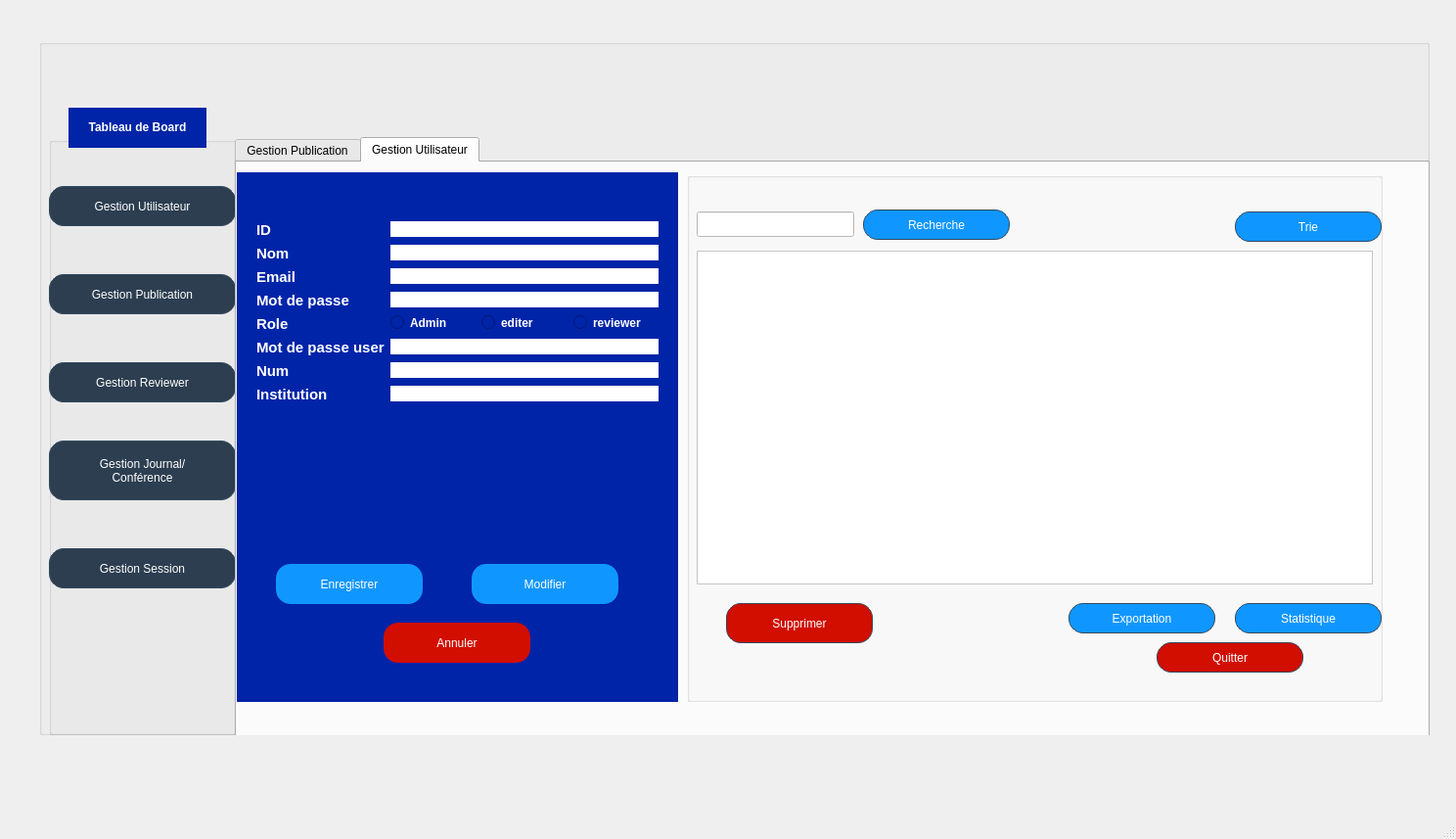
<?xml version="1.0" encoding="UTF-8"?>
<ui version="4.0">
 <class>SmartResearch</class>
 <widget class="QMainWindow" name="SmartResearch">
  <property name="geometry">
   <rect>
    <x>0</x>
    <y>0</y>
    <width>1488</width>
    <height>857</height>
   </rect>
  </property>
  <property name="contextMenuPolicy">
   <enum>Qt::ContextMenuPolicy::ActionsContextMenu</enum>
  </property>
  <property name="windowTitle">
   <string>SmartResearch</string>
  </property>
  <property name="styleSheet">
   <string notr="true">QPushButton {
    /* La couleur de fond (bleu pro) */
    background-color: #2c3e50; 
    
    /* La couleur du texte */
    color: white;
    
    /* L'ARRONDI : plus le chiffre est grand, plus c'est rond */
    border-radius: 15px;
    
    /* Une bordure fine pour définir la forme */
    border: 1px solid #34495e;
    
    /* Espacement interne pour que le texte ne touche pas les bords */
    padding: 5px 15px;
}

/* Effet au survol de la souris */
QPushButton:hover {
    background-color: #34495e;
}
</string>
  </property>
  <widget class="QWidget" name="centralwidget">
   <property name="styleSheet">
    <string notr="true">QPushButton {
    /* La couleur de fond (bleu pro) */
    background-color: #2c3e50; 
    
    /* La couleur du texte */
    color: white;
    
    /* L'ARRONDI : plus le chiffre est grand, plus c'est rond */
    border-radius: 15px;
    
    /* Une bordure fine pour définir la forme */
    border: 1px solid #34495e;
    
    /* Espacement interne pour que le texte ne touche pas les bords */
    padding: 5px 15px;
}

/* Effet au survol de la souris */
QPushButton:hover {
    background-color: #34495e;
}</string>
   </property>
   <widget class="QGroupBox" name="groupBox_4">
    <property name="geometry">
     <rect>
      <x>40</x>
      <y>40</y>
      <width>1421</width>
      <height>711</height>
     </rect>
    </property>
    <property name="styleSheet">
     <string notr="true">QPushButton {
    /* La couleur de fond (bleu pro) */
    background-color: #2c3e50; 
    
    /* La couleur du texte */
    color: white;
    
    /* L'ARRONDI : plus le chiffre est grand, plus c'est rond */
    border-radius: 15px;
    
    /* Une bordure fine pour définir la forme */
    border: 1px solid #34495e;
    
    /* Espacement interne pour que le texte ne touche pas les bords */
    padding: 5px 15px;
}

/* Effet au survol de la souris */
QPushButton:hover {
    background-color: #34495e;
}</string>
    </property>
    <property name="title">
     <string/>
    </property>
    <widget class="QGroupBox" name="groupBox">
     <property name="geometry">
      <rect>
       <x>10</x>
       <y>100</y>
       <width>191</width>
       <height>611</height>
      </rect>
     </property>
     <property name="styleSheet">
      <string notr="true">background-color: #D8E2E9;
QPushButton {
    /* La couleur de fond (bleu pro) */
    background-color: #2c3e50; 
    
    /* La couleur du texte */
    color: white;
    
    /* L'ARRONDI : plus le chiffre est grand, plus c'est rond */
    border-radius: 15px;
    
    /* Une bordure fine pour définir la forme */
    border: 1px solid #34495e;
    
    /* Espacement interne pour que le texte ne touche pas les bords */
    padding: 5px 15px;
}

/* Effet au survol de la souris */
QPushButton:hover {
    background-color: #34495e;
}</string>
     </property>
     <property name="title">
      <string/>
     </property>
     <widget class="QPushButton" name="GestionUtilisateurs">
      <property name="geometry">
       <rect>
        <x>0</x>
        <y>50</y>
        <width>191</width>
        <height>41</height>
       </rect>
      </property>
      <property name="styleSheet">
       <string notr="true">background-color: rgb(0, 36, 168);
QPushButton {
    text-align: left;
    padding-left: 20px;
    border-radius: 0px;
}
</string>
      </property>
      <property name="text">
       <string>Gestion Utilisateur</string>
      </property>
     </widget>
     <widget class="QPushButton" name="GestionPublications">
      <property name="geometry">
       <rect>
        <x>0</x>
        <y>140</y>
        <width>191</width>
        <height>41</height>
       </rect>
      </property>
      <property name="styleSheet">
       <string notr="true">background-color: rgb(0, 36, 168);
QPushButton {
    text-align: left;
    padding-left: 20px;
    border-radius: 0px;
}
</string>
      </property>
      <property name="text">
       <string>Gestion Publication</string>
      </property>
     </widget>
     <widget class="QPushButton" name="GestionReviewer">
      <property name="geometry">
       <rect>
        <x>0</x>
        <y>230</y>
        <width>191</width>
        <height>41</height>
       </rect>
      </property>
      <property name="styleSheet">
       <string notr="true">background-color: rgb(0, 36, 168);
QPushButton {
    text-align: left;
    padding-left: 20px;
    border-radius: 0px;
}
</string>
      </property>
      <property name="text">
       <string>Gestion Reviewer</string>
      </property>
     </widget>
     <widget class="QPushButton" name="GestionJournalconference">
      <property name="geometry">
       <rect>
        <x>0</x>
        <y>310</y>
        <width>191</width>
        <height>61</height>
       </rect>
      </property>
      <property name="styleSheet">
       <string notr="true">background-color: rgb(0, 36, 168);
QPushButton {
    text-align: left;
    padding-left: 20px;
    border-radius: 0px;
}
</string>
      </property>
      <property name="text">
       <string>Gestion Journal/
Conférence</string>
      </property>
     </widget>
     <widget class="QPushButton" name="GestionSession">
      <property name="geometry">
       <rect>
        <x>0</x>
        <y>420</y>
        <width>191</width>
        <height>41</height>
       </rect>
      </property>
      <property name="styleSheet">
       <string notr="true">background-color: rgb(0, 36, 168);
QPushButton {
    text-align: left;
    padding-left: 20px;
    border-radius: 0px;
}
</string>
      </property>
      <property name="text">
       <string>Gestion Session</string>
      </property>
     </widget>
    </widget>
    <widget class="QLabel" name="label_10">
     <property name="geometry">
      <rect>
       <x>1170</x>
       <y>10</y>
       <width>201</width>
       <height>101</height>
      </rect>
     </property>
     <property name="text">
      <string/>
     </property>
     <property name="pixmap">
      <pixmap resource="ressources.qrc">:/logo.png</pixmap>
     </property>
     <property name="scaledContents">
      <bool>true</bool>
     </property>
    </widget>
    <widget class="QTabWidget" name="tabWidget">
     <property name="geometry">
      <rect>
       <x>200</x>
       <y>100</y>
       <width>1221</width>
       <height>621</height>
      </rect>
     </property>
     <property name="styleSheet">
      <string notr="true">background-color: #D8E2E9;
QPushButton {
    /* La couleur de fond (bleu pro) */
    background-color: #2c3e50; 
    
    /* La couleur du texte */
    color: white;
    
    /* L'ARRONDI : plus le chiffre est grand, plus c'est rond */
    border-radius: 15px;
    
    /* Une bordure fine pour définir la forme */
    border: 1px solid #34495e;
    
    /* Espacement interne pour que le texte ne touche pas les bords */
    padding: 5px 15px;
}

/* Effet au survol de la souris */
QPushButton:hover {
    background-color: #34495e;
}</string>
     </property>
     <property name="currentIndex">
      <number>1</number>
     </property>
     <widget class="QWidget" name="tab">
      <attribute name="title">
       <string>Gestion Publication</string>
      </attribute>
      <widget class="QGroupBox" name="groupBox_2">
       <property name="geometry">
        <rect>
         <x>0</x>
         <y>10</y>
         <width>451</width>
         <height>541</height>
        </rect>
       </property>
       <property name="styleSheet">
        <string notr="true">background-color: rgb(0, 36, 168);
border: #A8D3F0;</string>
       </property>
       <property name="title">
        <string/>
       </property>
       <widget class="QWidget" name="formLayoutWidget">
        <property name="geometry">
         <rect>
          <x>20</x>
          <y>40</y>
          <width>411</width>
          <height>331</height>
         </rect>
        </property>
        <layout class="QFormLayout" name="formLayout">
         <item row="0" column="0">
          <widget class="QLabel" name="label">
           <property name="text">
            <string>&lt;html&gt;&lt;head/&gt;&lt;body&gt;&lt;p&gt;&lt;span style=&quot; font-size:11pt; font-weight:700; color:#ffffff;&quot;&gt;ID&lt;/span&gt;&lt;/p&gt;&lt;/body&gt;&lt;/html&gt;</string>
           </property>
          </widget>
         </item>
         <item row="0" column="1">
          <widget class="QLineEdit" name="idPub">
           <property name="contextMenuPolicy">
            <enum>Qt::ContextMenuPolicy::ActionsContextMenu</enum>
           </property>
           <property name="styleSheet">
            <string notr="true">background-color: rgb(255, 255, 255);
</string>
           </property>
          </widget>
         </item>
         <item row="1" column="0">
          <widget class="QLabel" name="label_9">
           <property name="text">
            <string>&lt;html&gt;&lt;head/&gt;&lt;body&gt;&lt;p&gt;&lt;span style=&quot; font-size:11pt; font-weight:700; color:#ffffff;&quot;&gt;ID_Utilisateur&lt;/span&gt;&lt;/p&gt;&lt;/body&gt;&lt;/html&gt;</string>
           </property>
          </widget>
         </item>
         <item row="1" column="1">
          <widget class="QLineEdit" name="Id_utilisateur">
           <property name="styleSheet">
            <string notr="true">background-color: rgb(255, 255, 255);</string>
           </property>
          </widget>
         </item>
         <item row="2" column="0">
          <widget class="QLabel" name="label_2">
           <property name="text">
            <string>&lt;html&gt;&lt;head/&gt;&lt;body&gt;&lt;p&gt;&lt;span style=&quot; font-size:11pt; font-weight:700; color:#ffffff;&quot;&gt;Titre&lt;/span&gt;&lt;/p&gt;&lt;/body&gt;&lt;/html&gt;</string>
           </property>
          </widget>
         </item>
         <item row="2" column="1">
          <widget class="QLineEdit" name="titrePub">
           <property name="styleSheet">
            <string notr="true">background-color: rgb(255, 255, 255);</string>
           </property>
          </widget>
         </item>
         <item row="3" column="0">
          <widget class="QLabel" name="label_3">
           <property name="text">
            <string>&lt;html&gt;&lt;head/&gt;&lt;body&gt;&lt;p&gt;&lt;span style=&quot; font-size:11pt; font-weight:700; color:#ffffff;&quot;&gt;Auteurs&lt;/span&gt;&lt;/p&gt;&lt;/body&gt;&lt;/html&gt;</string>
           </property>
          </widget>
         </item>
         <item row="3" column="1">
          <widget class="QLineEdit" name="auteurPub">
           <property name="styleSheet">
            <string notr="true">background-color: rgb(255, 255, 255);</string>
           </property>
          </widget>
         </item>
         <item row="4" column="0">
          <widget class="QLabel" name="label_4">
           <property name="text">
            <string>&lt;html&gt;&lt;head/&gt;&lt;body&gt;&lt;p&gt;&lt;span style=&quot; font-size:11pt; font-weight:700; color:#ffffff;&quot;&gt;Abstract&lt;/span&gt;&lt;/p&gt;&lt;/body&gt;&lt;/html&gt;</string>
           </property>
          </widget>
         </item>
         <item row="4" column="1">
          <widget class="QLineEdit" name="abstractPub">
           <property name="styleSheet">
            <string notr="true">background-color: rgb(255, 255, 255);
</string>
           </property>
          </widget>
         </item>
         <item row="5" column="0">
          <widget class="QLabel" name="label_5">
           <property name="text">
            <string>&lt;html&gt;&lt;head/&gt;&lt;body&gt;&lt;p&gt;&lt;span style=&quot; font-size:11pt; font-weight:700; color:#ffffff;&quot;&gt;Type&lt;/span&gt;&lt;/p&gt;&lt;/body&gt;&lt;/html&gt;</string>
           </property>
          </widget>
         </item>
         <item row="5" column="1">
          <layout class="QFormLayout" name="formLayout_2">
           <item row="0" column="0">
            <widget class="QRadioButton" name="radioButton_Admin_3">
             <property name="styleSheet">
              <string notr="true">color: white; font-weight: bold;</string>
             </property>
             <property name="text">
              <string>Conférence</string>
             </property>
            </widget>
           </item>
           <item row="0" column="1">
            <widget class="QRadioButton" name="radioButton_Admin_4">
             <property name="styleSheet">
              <string notr="true">color: white; font-weight: bold;</string>
             </property>
             <property name="text">
              <string>Journal</string>
             </property>
            </widget>
           </item>
          </layout>
         </item>
         <item row="6" column="0">
          <widget class="QLabel" name="label_6">
           <property name="text">
            <string>&lt;html&gt;&lt;head/&gt;&lt;body&gt;&lt;p&gt;&lt;span style=&quot; font-size:11pt; font-weight:700; color:#ffffff;&quot;&gt;Mots clés&lt;/span&gt;&lt;/p&gt;&lt;/body&gt;&lt;/html&gt;</string>
           </property>
          </widget>
         </item>
         <item row="6" column="1">
          <widget class="QLineEdit" name="mot_clePub">
           <property name="styleSheet">
            <string notr="true">background-color: rgb(255, 255, 255);</string>
           </property>
          </widget>
         </item>
         <item row="7" column="0">
          <widget class="QLabel" name="label_7">
           <property name="text">
            <string>&lt;html&gt;&lt;head/&gt;&lt;body&gt;&lt;p&gt;&lt;span style=&quot; font-size:11pt; font-weight:700; color:#ffffff;&quot;&gt;Statut&lt;/span&gt;&lt;/p&gt;&lt;/body&gt;&lt;/html&gt;</string>
           </property>
          </widget>
         </item>
         <item row="7" column="1">
          <widget class="QLineEdit" name="statutPub">
           <property name="styleSheet">
            <string notr="true">background-color: rgb(255, 255, 255);</string>
           </property>
          </widget>
         </item>
         <item row="8" column="1">
          <widget class="QDateEdit" name="datePub">
           <property name="styleSheet">
            <string notr="true">background-color: rgb(255, 255, 255);</string>
           </property>
          </widget>
         </item>
         <item row="8" column="0">
          <widget class="QLabel" name="label_8">
           <property name="text">
            <string>&lt;html&gt;&lt;head/&gt;&lt;body&gt;&lt;p&gt;&lt;span style=&quot; font-size:11pt; font-weight:700; color:#ffffff;&quot;&gt;Date de soumission&lt;/span&gt;&lt;/p&gt;&lt;/body&gt;&lt;/html&gt;</string>
           </property>
          </widget>
         </item>
        </layout>
       </widget>
       <widget class="QPushButton" name="enregistrer">
        <property name="geometry">
         <rect>
          <x>40</x>
          <y>400</y>
          <width>150</width>
          <height>41</height>
         </rect>
        </property>
        <property name="minimumSize">
         <size>
          <width>0</width>
          <height>0</height>
         </size>
        </property>
        <property name="styleSheet">
         <string notr="true">background-color: rgb(16, 151, 255);
</string>
        </property>
        <property name="text">
         <string>Enregistrer</string>
        </property>
       </widget>
       <widget class="QPushButton" name="modif">
        <property name="geometry">
         <rect>
          <x>240</x>
          <y>400</y>
          <width>150</width>
          <height>41</height>
         </rect>
        </property>
        <property name="styleSheet">
         <string notr="true">background-color: rgb(16, 151, 255);
</string>
        </property>
        <property name="text">
         <string>Modifier</string>
        </property>
       </widget>
       <widget class="QPushButton" name="annuler">
        <property name="geometry">
         <rect>
          <x>150</x>
          <y>460</y>
          <width>150</width>
          <height>41</height>
         </rect>
        </property>
        <property name="styleSheet">
         <string notr="true">background-color: rgb(209, 14, 0);
</string>
        </property>
        <property name="text">
         <string>Annuler</string>
        </property>
       </widget>
      </widget>
      <widget class="QGroupBox" name="groupBox_3">
       <property name="geometry">
        <rect>
         <x>460</x>
         <y>10</y>
         <width>711</width>
         <height>541</height>
        </rect>
       </property>
       <property name="styleSheet">
        <string notr="true">background-color: rgb(0, 36, 168);
border: #A8D3F0;
/* Style pour tous les GroupBox */
QGroupBox {
    border: 2px solid #2c3e50; /* Couleur de la bordure */
    border-radius: 15px;      /* Même arrondi que les boutons */
    margin-top: 20px;         /* Espace pour le titre en haut */
    font-weight: bold;
    color: #2c3e50;
}

/* Style spécifique pour le titre du GroupBox */
QGroupBox::title {
    subcontrol-origin: margin;
    subcontrol-position: top center; /* Place le titre en haut au centre */
    padding: 0 10px;
}</string>
       </property>
       <property name="title">
        <string/>
       </property>
       <widget class="QLineEdit" name="rechPub">
        <property name="geometry">
         <rect>
          <x>10</x>
          <y>40</y>
          <width>161</width>
          <height>26</height>
         </rect>
        </property>
        <property name="styleSheet">
         <string notr="true">background-color: rgb(255, 255, 255);</string>
        </property>
       </widget>
       <widget class="QPushButton" name="recherchePub">
        <property name="geometry">
         <rect>
          <x>180</x>
          <y>38</y>
          <width>150</width>
          <height>31</height>
         </rect>
        </property>
        <property name="styleSheet">
         <string notr="true">background-color: rgb(16, 151, 255);
</string>
        </property>
        <property name="text">
         <string>Recherche</string>
        </property>
       </widget>
       <widget class="QPushButton" name="statPub">
        <property name="geometry">
         <rect>
          <x>560</x>
          <y>440</y>
          <width>150</width>
          <height>31</height>
         </rect>
        </property>
        <property name="styleSheet">
         <string notr="true">background-color: rgb(16, 151, 255);
</string>
        </property>
        <property name="text">
         <string>Statistique </string>
        </property>
       </widget>
       <widget class="QPushButton" name="SuppPub">
        <property name="geometry">
         <rect>
          <x>40</x>
          <y>440</y>
          <width>150</width>
          <height>41</height>
         </rect>
        </property>
        <property name="styleSheet">
         <string notr="true">background-color: rgb(209, 14, 0);</string>
        </property>
        <property name="text">
         <string>Supprimer</string>
        </property>
       </widget>
       <widget class="QPushButton" name="quitterPub">
        <property name="geometry">
         <rect>
          <x>480</x>
          <y>480</y>
          <width>150</width>
          <height>31</height>
         </rect>
        </property>
        <property name="styleSheet">
         <string notr="true">background-color: rgb(209, 14, 0);
</string>
        </property>
        <property name="text">
         <string>Quitter</string>
        </property>
       </widget>
       <widget class="QTableView" name="tableViewPub">
        <property name="geometry">
         <rect>
          <x>10</x>
          <y>80</y>
          <width>691</width>
          <height>341</height>
         </rect>
        </property>
        <property name="styleSheet">
         <string notr="true">background-color: rgb(255, 255, 255);
</string>
        </property>
       </widget>
       <widget class="QPushButton" name="expoPub">
        <property name="geometry">
         <rect>
          <x>390</x>
          <y>440</y>
          <width>150</width>
          <height>31</height>
         </rect>
        </property>
        <property name="styleSheet">
         <string notr="true">background-color: rgb(16, 151, 255);
</string>
        </property>
        <property name="text">
         <string>Exportation</string>
        </property>
       </widget>
       <widget class="QPushButton" name="triePub">
        <property name="geometry">
         <rect>
          <x>560</x>
          <y>40</y>
          <width>150</width>
          <height>31</height>
         </rect>
        </property>
        <property name="styleSheet">
         <string notr="true">background-color: rgb(16, 151, 255);
</string>
        </property>
        <property name="text">
         <string>Trie</string>
        </property>
       </widget>
      </widget>
     </widget>
     <widget class="QWidget" name="tab_utilisateur">
      <attribute name="title">
       <string>Gestion Utilisateur</string>
      </attribute>
      <widget class="QGroupBox" name="groupBox_Utilisateur_Form">
       <property name="geometry">
        <rect>
         <x>0</x>
         <y>10</y>
         <width>451</width>
         <height>541</height>
        </rect>
       </property>
       <property name="styleSheet">
        <string notr="true">background-color: rgb(0, 36, 168); border: #A8D3F0;</string>
       </property>
       <property name="title">
        <string/>
       </property>
       <widget class="QWidget" name="formLayoutWidget_Utilisateur">
        <property name="geometry">
         <rect>
          <x>20</x>
          <y>50</y>
          <width>411</width>
          <height>301</height>
         </rect>
        </property>
        <layout class="QFormLayout" name="formLayout_Utilisateur">
         <item row="0" column="0">
          <widget class="QLabel" name="label_ID_Utilisateur">
           <property name="text">
            <string>&lt;html&gt;&lt;head/&gt;&lt;body&gt;&lt;p&gt;&lt;span style=&quot; font-size:11pt; font-weight:700; color:#ffffff;&quot;&gt;ID&lt;/span&gt;&lt;/p&gt;&lt;/body&gt;&lt;/html&gt;</string>
           </property>
          </widget>
         </item>
         <item row="0" column="1">
          <widget class="QLineEdit" name="lineEdit_ID_Utilisateur">
           <property name="styleSheet">
            <string notr="true">background-color: rgb(255, 255, 255);</string>
           </property>
          </widget>
         </item>
         <item row="1" column="0">
          <widget class="QLabel" name="label_Nom_Utilisateur">
           <property name="text">
            <string>&lt;html&gt;&lt;head/&gt;&lt;body&gt;&lt;p&gt;&lt;span style=&quot; font-size:11pt; font-weight:700; color:#ffffff;&quot;&gt;Nom&lt;/span&gt;&lt;/p&gt;&lt;/body&gt;&lt;/html&gt;</string>
           </property>
          </widget>
         </item>
         <item row="1" column="1">
          <widget class="QLineEdit" name="lineEdit_Nom_Utilisateur">
           <property name="styleSheet">
            <string notr="true">background-color: rgb(255, 255, 255);</string>
           </property>
          </widget>
         </item>
         <item row="2" column="0">
          <widget class="QLabel" name="label_Email_Utilisateur">
           <property name="text">
            <string>&lt;html&gt;&lt;head/&gt;&lt;body&gt;&lt;p&gt;&lt;span style=&quot; font-size:11pt; font-weight:700; color:#ffffff;&quot;&gt;Email&lt;/span&gt;&lt;/p&gt;&lt;/body&gt;&lt;/html&gt;</string>
           </property>
          </widget>
         </item>
         <item row="2" column="1">
          <widget class="QLineEdit" name="lineEdit_Email_Utilisateur">
           <property name="styleSheet">
            <string notr="true">background-color: rgb(255, 255, 255);</string>
           </property>
          </widget>
         </item>
         <item row="3" column="0">
          <widget class="QLabel" name="label_Mdp_Utilisateur">
           <property name="text">
            <string>&lt;html&gt;&lt;head/&gt;&lt;body&gt;&lt;p&gt;&lt;span style=&quot; font-size:11pt; font-weight:700; color:#ffffff;&quot;&gt;Mot de passe&lt;/span&gt;&lt;/p&gt;&lt;/body&gt;&lt;/html&gt;</string>
           </property>
          </widget>
         </item>
         <item row="3" column="1">
          <widget class="QLineEdit" name="lineEdit_Mdp_Utilisateur">
           <property name="styleSheet">
            <string notr="true">background-color: rgb(255, 255, 255);</string>
           </property>
           <property name="echoMode">
            <enum>QLineEdit::EchoMode::Password</enum>
           </property>
          </widget>
         </item>
         <item row="4" column="0">
          <widget class="QLabel" name="label_Role_Utilisateur">
           <property name="text">
            <string>&lt;html&gt;&lt;head/&gt;&lt;body&gt;&lt;p&gt;&lt;span style=&quot; font-size:11pt; font-weight:700; color:#ffffff;&quot;&gt;Role&lt;/span&gt;&lt;/p&gt;&lt;/body&gt;&lt;/html&gt;</string>
           </property>
          </widget>
         </item>
         <item row="4" column="1">
          <layout class="QHBoxLayout" name="horizontalLayout_Role">
           <item>
            <widget class="QRadioButton" name="radioButton_Admin_2">
             <property name="styleSheet">
              <string notr="true">color: white; font-weight: bold;</string>
             </property>
             <property name="text">
              <string>Admin</string>
             </property>
            </widget>
           </item>
           <item>
            <widget class="QRadioButton" name="radioButton_Admin">
             <property name="styleSheet">
              <string notr="true">color: white; font-weight: bold;</string>
             </property>
             <property name="text">
              <string>editer</string>
             </property>
            </widget>
           </item>
           <item>
            <widget class="QRadioButton" name="radioButton_Chercheur">
             <property name="styleSheet">
              <string notr="true">color: white; font-weight: bold;</string>
             </property>
             <property name="text">
              <string>reviewer</string>
             </property>
            </widget>
           </item>
          </layout>
         </item>
         <item row="5" column="0">
          <widget class="QLabel" name="label_Mot_de_passe">
           <property name="text">
            <string>&lt;html&gt;&lt;head/&gt;&lt;body&gt;&lt;p&gt;&lt;span style=&quot; font-size:11pt; font-weight:700; color:#ffffff;&quot;&gt;Mot de passe user&lt;/span&gt;&lt;/p&gt;&lt;/body&gt;&lt;/html&gt;</string>
           </property>
          </widget>
         </item>
         <item row="5" column="1">
          <widget class="QLineEdit" name="lineEdit_Institution_Utilisateur">
           <property name="styleSheet">
            <string notr="true">background-color: rgb(255, 255, 255);</string>
           </property>
          </widget>
         </item>
         <item row="6" column="0">
          <widget class="QLabel" name="label_num">
           <property name="text">
            <string>&lt;html&gt;&lt;head/&gt;&lt;body&gt;&lt;p&gt;&lt;span style=&quot; font-size:11pt; font-weight:700; color:#ffffff;&quot;&gt;Num&lt;/span&gt;&lt;/p&gt;&lt;/body&gt;&lt;/html&gt;</string>
           </property>
          </widget>
         </item>
         <item row="6" column="1">
          <widget class="QLineEdit" name="lineEdit_Institution_Utilisateur_2">
           <property name="styleSheet">
            <string notr="true">background-color: rgb(255, 255, 255);</string>
           </property>
          </widget>
         </item>
         <item row="7" column="0">
          <widget class="QLabel" name="label_Institution">
           <property name="text">
            <string>&lt;html&gt;&lt;head/&gt;&lt;body&gt;&lt;p&gt;&lt;span style=&quot; font-size:11pt; font-weight:700; color:#ffffff;&quot;&gt;Institution&lt;/span&gt;&lt;/p&gt;&lt;/body&gt;&lt;/html&gt;</string>
           </property>
          </widget>
         </item>
         <item row="7" column="1">
          <widget class="QLineEdit" name="lineEdit_Institution_Utilisateur_3">
           <property name="styleSheet">
            <string notr="true">background-color: rgb(255, 255, 255);</string>
           </property>
          </widget>
         </item>
        </layout>
       </widget>
       <widget class="QPushButton" name="btn_Enregistrer_Utilisateur">
        <property name="geometry">
         <rect>
          <x>40</x>
          <y>400</y>
          <width>150</width>
          <height>41</height>
         </rect>
        </property>
        <property name="styleSheet">
         <string notr="true">background-color: rgb(16, 151, 255);</string>
        </property>
        <property name="text">
         <string>Enregistrer</string>
        </property>
       </widget>
       <widget class="QPushButton" name="btn_Modifier_Utilisateur">
        <property name="geometry">
         <rect>
          <x>240</x>
          <y>400</y>
          <width>150</width>
          <height>41</height>
         </rect>
        </property>
        <property name="styleSheet">
         <string notr="true">background-color: rgb(16, 151, 255);</string>
        </property>
        <property name="text">
         <string>Modifier</string>
        </property>
       </widget>
       <widget class="QPushButton" name="btn_Annuler_Utilisateur">
        <property name="geometry">
         <rect>
          <x>150</x>
          <y>460</y>
          <width>150</width>
          <height>41</height>
         </rect>
        </property>
        <property name="styleSheet">
         <string notr="true">background-color: rgb(209, 14, 0);</string>
        </property>
        <property name="text">
         <string>Annuler</string>
        </property>
       </widget>
      </widget>
      <widget class="QGroupBox" name="groupBox_Utilisateur_List">
       <property name="geometry">
        <rect>
         <x>460</x>
         <y>10</y>
         <width>711</width>
         <height>541</height>
        </rect>
       </property>
       <property name="styleSheet">
        <string notr="true">background-color: rgb(0, 36, 168); border: #A8D3F0;
        QGroupBox { border: 2px solid #2c3e50; border-radius: 15px; margin-top: 20px; font-weight: bold; color: #2c3e50; }
        QGroupBox::title { subcontrol-origin: margin; subcontrol-position: top center; padding: 0 10px; }
        </string>
       </property>
       <property name="title">
        <string/>
       </property>
       <widget class="QLineEdit" name="lineEdit_Recherche_Utilisateur">
        <property name="geometry">
         <rect>
          <x>10</x>
          <y>40</y>
          <width>161</width>
          <height>26</height>
         </rect>
        </property>
        <property name="styleSheet">
         <string notr="true">background-color: rgb(255, 255, 255);</string>
        </property>
       </widget>
       <widget class="QPushButton" name="btn_Recherche_Utilisateur">
        <property name="geometry">
         <rect>
          <x>180</x>
          <y>38</y>
          <width>150</width>
          <height>31</height>
         </rect>
        </property>
        <property name="styleSheet">
         <string notr="true">background-color: rgb(16, 151, 255);</string>
        </property>
        <property name="text">
         <string>Recherche</string>
        </property>
       </widget>
       <widget class="QPushButton" name="btn_Trie_Utilisateur">
        <property name="geometry">
         <rect>
          <x>560</x>
          <y>40</y>
          <width>150</width>
          <height>31</height>
         </rect>
        </property>
        <property name="styleSheet">
         <string notr="true">background-color: rgb(16, 151, 255);</string>
        </property>
        <property name="text">
         <string>Trie</string>
        </property>
       </widget>
       <widget class="QTableView" name="tableView_Utilisateur">
        <property name="geometry">
         <rect>
          <x>10</x>
          <y>80</y>
          <width>691</width>
          <height>341</height>
         </rect>
        </property>
        <property name="styleSheet">
         <string notr="true">background-color: rgb(255, 255, 255);</string>
        </property>
       </widget>
       <widget class="QPushButton" name="btn_Supprimer_Utilisateur">
        <property name="geometry">
         <rect>
          <x>40</x>
          <y>440</y>
          <width>150</width>
          <height>41</height>
         </rect>
        </property>
        <property name="styleSheet">
         <string notr="true">background-color: rgb(209, 14, 0);</string>
        </property>
        <property name="text">
         <string>Supprimer</string>
        </property>
       </widget>
       <widget class="QPushButton" name="btn_Exportation_Utilisateur">
        <property name="geometry">
         <rect>
          <x>390</x>
          <y>440</y>
          <width>150</width>
          <height>31</height>
         </rect>
        </property>
        <property name="styleSheet">
         <string notr="true">background-color: rgb(16, 151, 255);</string>
        </property>
        <property name="text">
         <string>Exportation</string>
        </property>
       </widget>
       <widget class="QPushButton" name="btn_Statistique_Utilisateur">
        <property name="geometry">
         <rect>
          <x>560</x>
          <y>440</y>
          <width>150</width>
          <height>31</height>
         </rect>
        </property>
        <property name="styleSheet">
         <string notr="true">background-color: rgb(16, 151, 255);</string>
        </property>
        <property name="text">
         <string>Statistique</string>
        </property>
       </widget>
       <widget class="QPushButton" name="btn_Quitter_Utilisateur">
        <property name="geometry">
         <rect>
          <x>480</x>
          <y>480</y>
          <width>150</width>
          <height>31</height>
         </rect>
        </property>
        <property name="styleSheet">
         <string notr="true">background-color: rgb(209, 14, 0);</string>
        </property>
        <property name="text">
         <string>Quitter</string>
        </property>
       </widget>
      </widget>
     </widget>
    </widget>
    <widget class="QLabel" name="TableaudeBoard">
     <property name="geometry">
      <rect>
       <x>30</x>
       <y>70</y>
       <width>141</width>
       <height>41</height>
      </rect>
     </property>
     <property name="styleSheet">
      <string notr="true">background-color: rgb(0, 36, 168);
font: 300 9pt &quot;Segoe UI&quot;;
</string>
     </property>
     <property name="text">
      <string>&lt;html&gt;&lt;head/&gt;&lt;body&gt;&lt;p align=&quot;center&quot;&gt;&lt;span style=&quot; font-weight:700; color:#ffffff;&quot;&gt;Tableau de Board&lt;/span&gt;&lt;/p&gt;&lt;/body&gt;&lt;/html&gt;</string>
     </property>
    </widget>
   </widget>
  </widget>
  <widget class="QMenuBar" name="menubar">
   <property name="geometry">
    <rect>
     <x>0</x>
     <y>0</y>
     <width>1488</width>
     <height>26</height>
    </rect>
   </property>
  </widget>
  <widget class="QStatusBar" name="statusbar"/>
 </widget>
 <resources>
  <include location="ressources.qrc"/>
 </resources>
 <connections/>
</ui>
